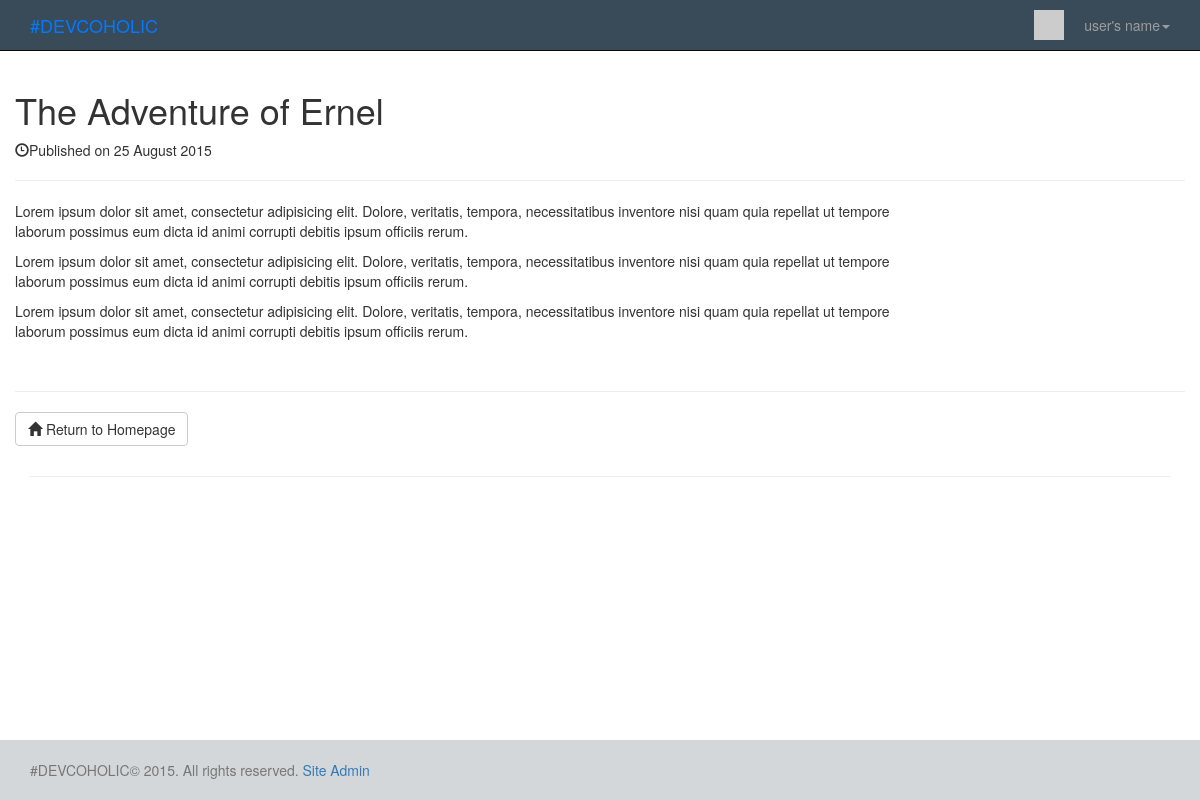
/?action=viewArticle&articleId=1, run on an earlier commit of the app's database.
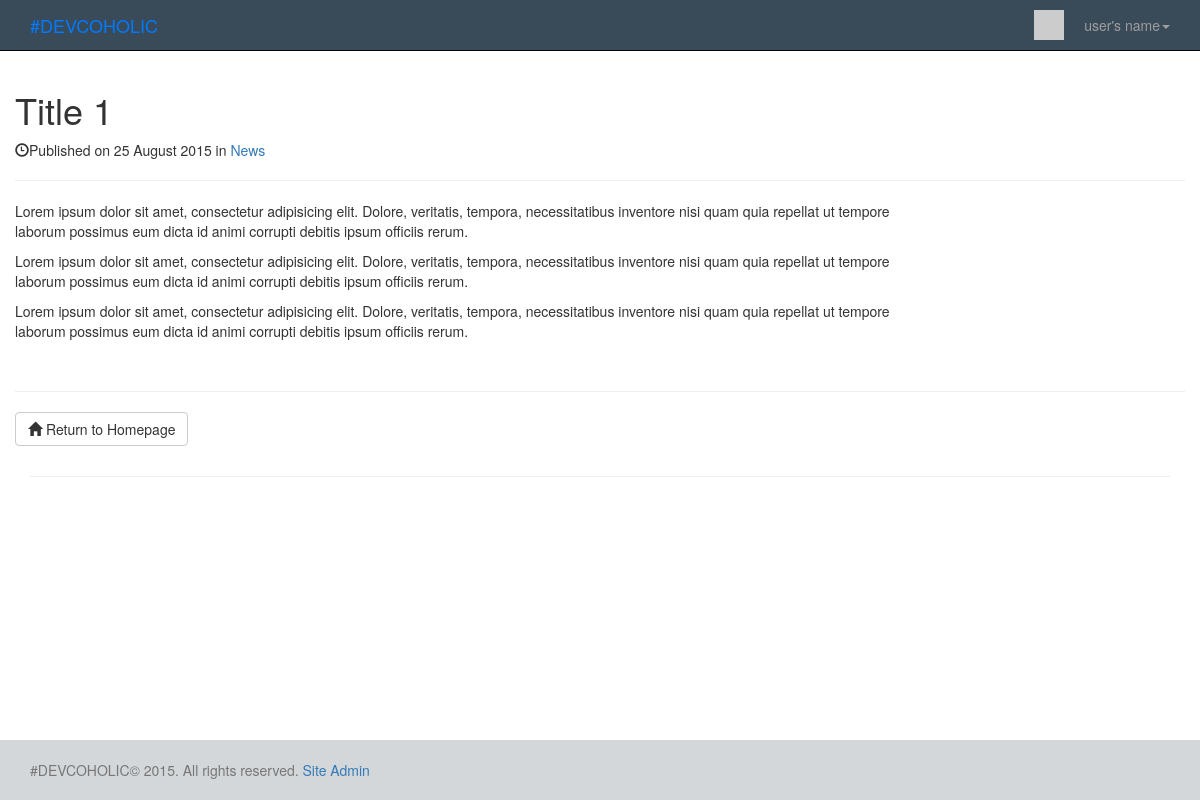
And on a later commit of the database.
### tables this page shows
CREATE TABLE IF NOT EXISTS `articles` (
  `id` smallint(5) unsigned NOT NULL,
  `publicationDate` date NOT NULL,
  `categoryId` smallint(5) unsigned NOT NULL,
  `title` varchar(255) NOT NULL,
  `summary` text NOT NULL,
  `content` mediumtext NOT NULL
);

CREATE TABLE IF NOT EXISTS `categories` (
  `id` smallint(5) unsigned NOT NULL,
  `name` varchar(255) NOT NULL,
  `description` text NOT NULL
);

### classes/article.php (called while the page is built, shortened)
<?php
class Article
{
  public function __construct( $data=array() ) {
    if ( isset( $data['publicationDate'] ) ) $this->publicationDate = (int) $data['publicationDate'];
    if ( isset( $data['title'] ) ) $this->title = preg_replace ( "/[^\.\,\-\_\'\"\@\?\!\:\$ a-zA-Z0-9()]/", "", $data['title'] );
    if ( isset( $data['content'] ) ) $this->content = $data['content'];
  }
  public static function getById( $id ) {
    $conn = new PDO( DB_DSN, DB_USERNAME, DB_PASSWORD );
    $sql = "SELECT *, UNIX_TIMESTAMP(publicationDate) AS publicationDate FROM articles WHERE id = :id";
    $st = $conn->prepare( $sql );
    $st->bindValue( ":id", $id, PDO::PARAM_INT );
    $st->execute();
    $row = $st->fetch();
    if ( $row ) return new Article( $row );
  }
}
?>

### classes/category.php (called while the page is built, shortened)
<?php
class Category
{
  public function __construct( $data=array() ) {
    if ( isset( $data['id'] ) ) $this->id = (int) $data['id'];
    if ( isset( $data['name'] ) ) $this->name = preg_replace ( "/[^\.\,\-\_\'\"\@\?\!\:\$ a-zA-Z0-9()]/", "", $data['name'] );
  }
  public static function getById( $id ) {
    $conn = new PDO( DB_DSN, DB_USERNAME, DB_PASSWORD );
    $sql = "SELECT * FROM categories WHERE id = :id";
    $st = $conn->prepare( $sql );
    $st->bindValue( ":id", $id, PDO::PARAM_INT );
    $st->execute();
    $row = $st->fetch();
    if ( $row ) return new Category( $row );
  }
}
?>

### templates/viewArticle.php (the view)
<?php include "templates/include/header.php" ?>
      <h1 style="width: 75%;"><?php echo htmlspecialchars( $results['article']->title )?></h1>
      <p><span class="glyphicon glyphicon-time"></span>Published on <?php echo date('j F Y', $results['article']->publicationDate)?>
	      <?php if ( $results['category'] ) { ?>
			        in <a href="./?action=archive&amp;categoryId=<?php echo $results['category']->id?>"><?php echo htmlspecialchars( $results['category']->name ) ?></a>
		  <?php } ?>
		</p>
      <hr>
      <div style="width: 75%;"><?php echo $results['article']->content?></div><br><hr>
      <p><a class="btn btn-default" href="./"><span class="glyphicon glyphicon-home"></span> Return to Homepage</a></p>
<?php include "templates/include/footer.php" ?>

What changed in the data, as far as the page shows it:
changed articles: title "The Adventure of Ernel" → "Title 1"
added categories: name "News"
Also different on the page:
text now shown: "in"
